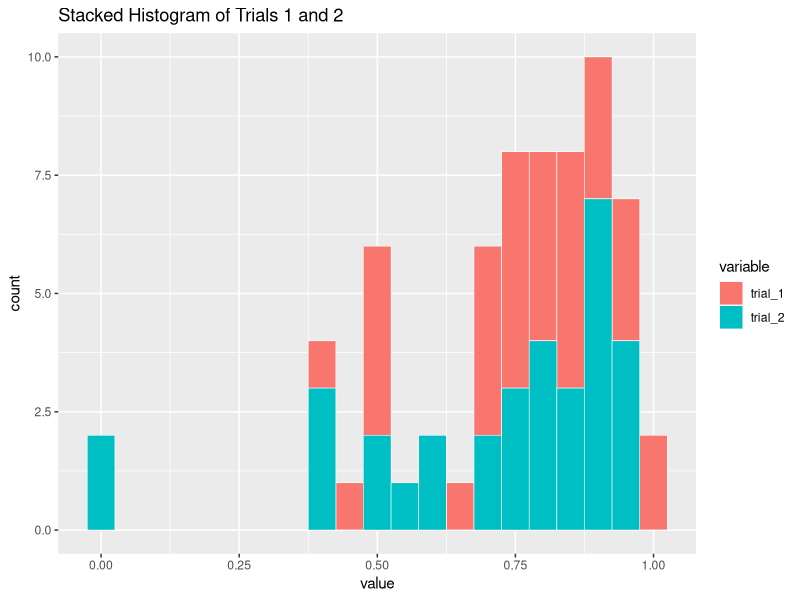
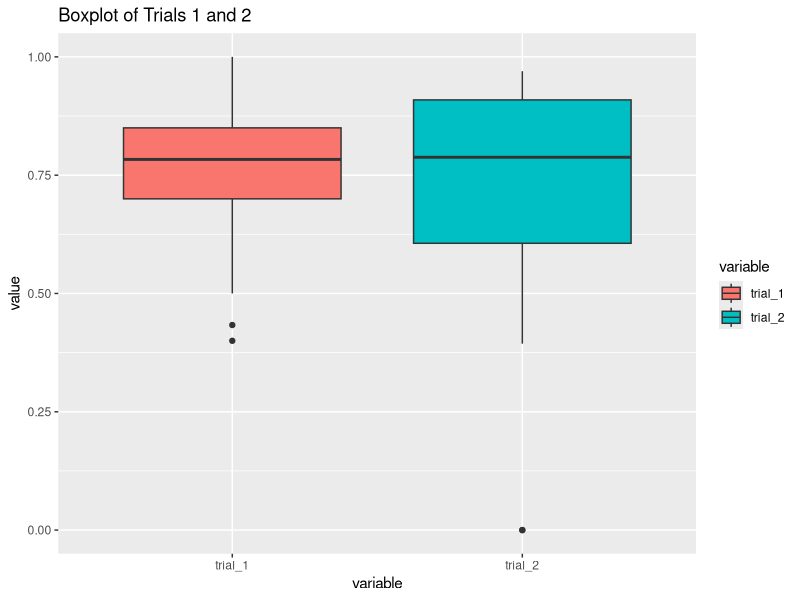
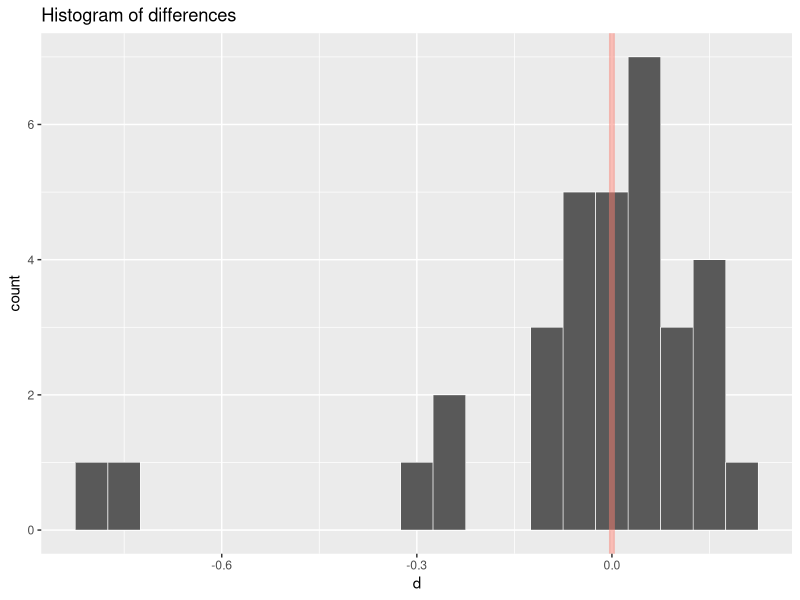

These charts were generated, in order, by the following R code:
## ---- chunk 1
trial_1 <- c(59.5, 58.75, 57, 56.25, 56.25, 54.084, 53.73, 52.75, 51.334, 51.047, 50.95, 50.767, 50.375, 49.25, 48.75, 47.709, 47.45, 45.85, 45.75, 45.6, 45.109, 44.25, 42.717, 41.8, 41.684, 41.25, 38, 31.184, 30.517, 30.15, 29.75, 25.917, 24.125)

trial_2 <- c(24.5, 31.5, 28.75, 29.5, 27.75, 28, 29.75, 29.5, 30.5, 25.5, 27, 25, 32, 0, 31.75, 22.75, 26.75, 30.5, 31.75, 30.25, 0, 28, 26.5, 22.75, 24.5, 13.125, 13, 18.25, 15.75, 19.5, 19.5, 15.5, 13.5)

trial_1 <- round(trial_1) / 60
trial_2 <- round(trial_2) / 33
## ---- chunk 2
trials <- data.frame(cbind(trial_1, trial_2))
head(trials, 10)
## ---- chunk 3
library(dplyr)
trials <- trials %>% mutate(d=trial_2-trial_1)
head(trials, 10)
## ---- chunk 4
library(ggplot2)
library(reshape2)
ggplot(data=melt(trials) %>% filter(variable!="d"), aes(x=value, fill=variable)) + 
  geom_histogram(col="white", lwd=0.2, binwidth=0.05) +
  ggtitle("Stacked Histogram of Trials 1 and 2")
## ---- chunk 5
ggplot(data=melt(trials) %>% filter(variable!="d"), aes(y=value, x=variable, fill=variable)) + 
  geom_boxplot() +
  ggtitle("Boxplot of Trials 1 and 2")
## ---- chunk 6
ggplot(data=trials, aes(x=d)) + 
  geom_histogram(binwidth=0.05, col="white", lwd=0.2) +
  geom_vline(xintercept=0, col="salmon", lwd=2, alpha=0.5) +
  ggtitle("Histogram of differences")
## ---- chunk 7
trials <- trials %>% arrange(abs(d))
head(trials, 10)
## ---- chunk 8
trials <- trials %>% filter(d!=0)
## ---- chunk 9
assign_wrs <- function(diffs) {
  ranks <- c()            # * CREATE EMPTY VECTOR TO SAVE RANKS
  this_rank <- 1          # * START WITH RANK 1
  
  # * FOR EACH OF THE UNIQUE VALUES OF DIFFERENCES
  for(ix in 1:length(unique(diffs))) {
    
    # * CHECK IF THERE ARE DUPLICATED DIFFERENCES
    these_ix <- which(diffs == unique(diffs)[ix])
    
      # * IF THERE ARE NO DUPLICATES, ASSIGN STANDARD RANK
      if (length(these_ix)==1) {
        ranks <- c(ranks, this_rank)
        this_rank <- length(ranks) + 1
      
      # * IF THERE ARE DUPLICATES, ASSIGN AN AVERAGED RANK
      } else {
          these_ranks <- rep(mean(c(this_rank, this_rank+length(these_ix)-1)), length(these_ix))
          ranks <- c(ranks, these_ranks)
          this_rank <- length(ranks) + 1
      }
  }
  
  # * OUTPUT RANKS
  ranks
}

# * APPLY FUNCTION USING MUTATE
trials <- trials %>% mutate(rank=assign_wrs(d))
head(trials, 10)
## ---- chunk 10
trials %>% filter(d<0) %>% summarize(sum(rank))
## ---- chunk 11
trials %>% filter(d>0) %>% summarize(sum(rank))
## ---- chunk 12
nrow(trials)
## ---- chunk 13
trials %>% summarize(n=n(),
                     mu_t=(n*(n+1))/4,
                     sigma_t=sqrt((n*(n+1)*(2*n+1))/24),
                     z_t=(278-mu_t)/sigma_t)
## ---- chunk 14
2*pnorm(q=-0.04466957, lower.tail=TRUE)
## ---- chunk 15
pnorm(q=-0.04466957, lower.tail=TRUE) + pnorm(q=0.04466957, lower.tail=FALSE)
## ---- chunk 16
2*(1-pnorm(q=0.04466957, lower.tail=FALSE))
## ---- chunk 17
wilcox.test(x=trial_1, y=trial_2, data=trials, paired=TRUE, correct=TRUE)
